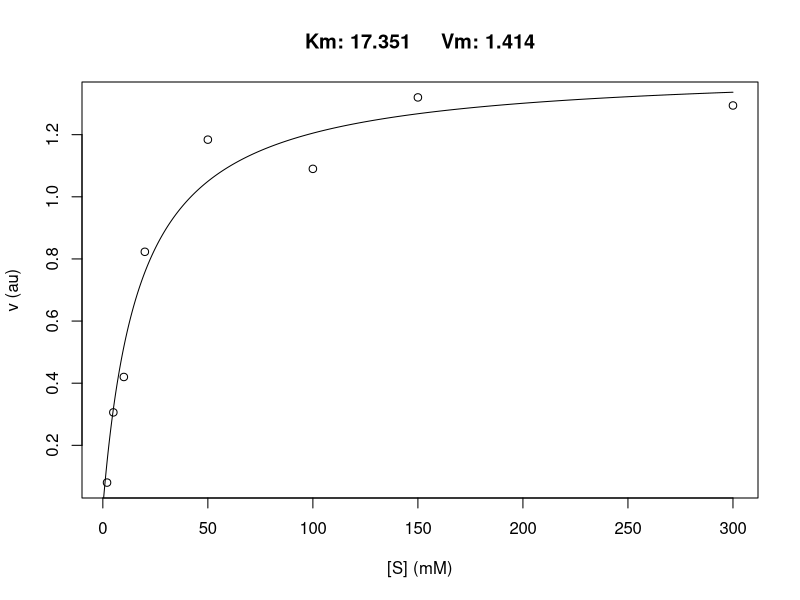
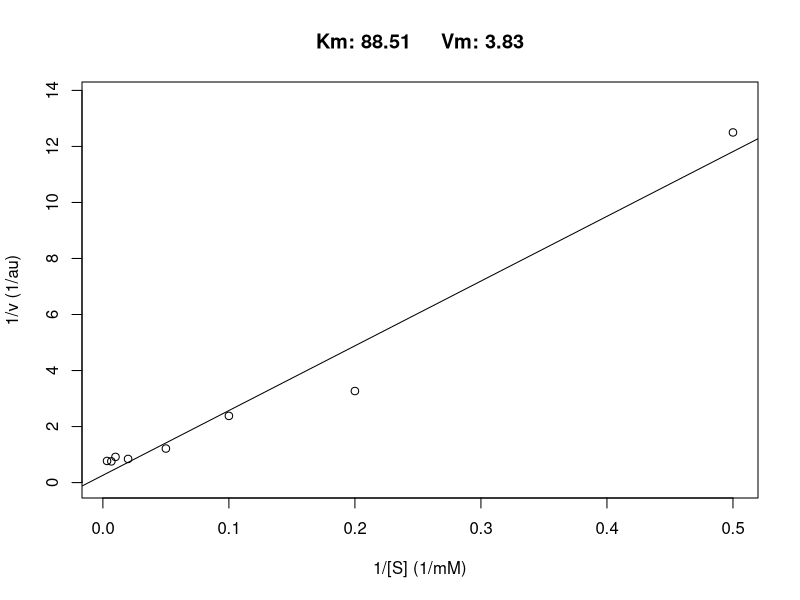
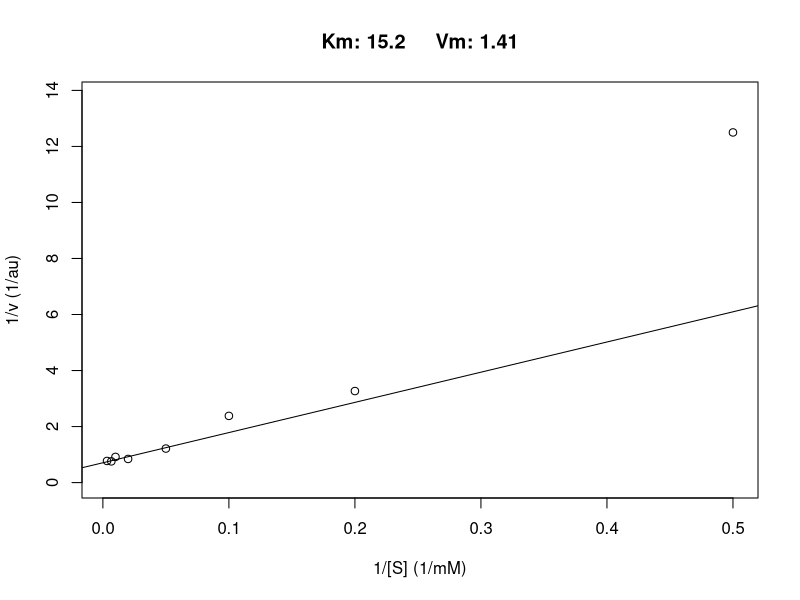

Write R code to recreate these figures, in order.
## ---- chunk 1
knitr::opts_chunk$set(echo = TRUE)
## ---- chunk 2

lb <- function(data, unit_S = 'mM', unit_v = 'au', weighting = FALSE, plot = TRUE){

  ## ---------------------------- Removing incomplete data ----------------------- ##
  data <- data[complete.cases(data), ]
  colnames(data)[1] <- 'S'

  ## -------------------------- Taking double reciprocal ----------------------------- ##
  tdata <- apply(data, MARGIN = 2, function(x)  1/x)
  tdata <- as.data.frame(round(tdata, 4))
  names(tdata)[1] <- 'inv_S'


  ## ----------------------- Replicates model fitting ----------------------------- ##
  Kms <- Vms <- R2 <- c()
  for (j in 2:ncol(tdata)){
    model <- lm(tdata[,j] ~ tdata$inv_S )
    Vm <- round(1/model$coefficients[1], 2)
    Km <- round(Vm * model$coefficients[2], 2)
    Vms <- c(Vms, Vm)
    Kms <- c(Kms, Km)
    R2 <- c(R2,  summary(model)$r.squared)
  }

  ## -------- Computing mean and sd if required of the transformed data ---------- ##
  if (ncol(tdata) > 2){
    tdata$inv_v <- round(apply(tdata[,-1], MARGIN = 1, mean), 4)
    tdata$sd <- round(apply(tdata[,-c(1, ncol(tdata))], MARGIN = 1, sd), 4)
  } else {
    names(tdata)[2] <- 'inv_v'
  }
  ## -------------------------- Mean model fitting -------------------------------- ##
  if (weighting){
    model <- lm(tdata$inv_v ~ tdata$inv_S, weights = 1/(tdata$inv_v)^4)
  } else {
    model <- lm(tdata$inv_v ~ tdata$inv_S)
  }

  Vm <- round(1/model$coefficients[1], 2)
  Km <- round(Vm * model$coefficients[2], 2)

  ## --------------------- Plotting the transformed data ------------------------- ##
  if (plot == TRUE){
    parameters <- paste('Km: ', Km, '     Vm: ', Vm, sep = "")
    plot(tdata$inv_S, tdata$inv_v, ty = 'p',
         ylim = c(0, max(tdata[,-1]) + 0.1*max(tdata[,-1])),
         xlab = paste('1/[S] (1/', unit_S, ')', sep = ""),
         ylab = paste('1/v (1/', unit_v, ')', sep = ""), main = parameters)
    abline(model)

    if (ncol(tdata) > 2){
      arrows(tdata$inv_S, tdata$inv_v - tdata$sd,
             tdata$inv_S, tdata$inv_v + tdata$sd,
             length=0.05, angle=90, code=3)
    }
  }


  fitted_parameters <- c(Km, Vm)
  names(fitted_parameters) <- c('Km', 'Vm')
  output <- list(unname(Kms), unname(Vms), R2, fitted_parameters, tdata)
  names(output) <- c('Kms', 'Vms', 'R2s', 'fitted_parameters', 'inverse_data')
  return(output)
}
## ---- chunk 3
ecb <- function(data, unit_S = 'mM', unit_v = 'au', plot = TRUE){

  ## -------------------- Variables' names ---------------------- ##
  colnames(data)[1] <- 'S'
  colnames(data)[2:length(colnames(data))] <- LETTERS[1:length(colnames(data)) - 1]
  data <- data[complete.cases(data), ]

  ## -------------------- Computing v/[S] ----------------------- ##
  if (ncol(data) > 2){
    tdata <- apply(data[,-1], MARGIN = 2, function(x)  x/data[,1])
    mean_v <- apply(data[,-1], MARGIN = 1, mean)
    mean_v_S <- apply(tdata, MARGIN = 1, mean)
  } else {
    tdata <- data[,2]/data[,1]
    mean_v <- data[,2]
    mean_v_S <- tdata
  }

  tdata <- as.data.frame(tdata)
  names(tdata)[1] <- 'v_S'
  tdata <- cbind(data, tdata)
  names(tdata)[2] <- 'v'

  nc <- ncol(data) + 1 # number of the first colum for v/S data


  ## ------------- Pair-wise intersection and median ----------- ##
  line.intersect <- function(v, v_S){
    Kms <- Vms <- c()
    for (i in 1:(length(v)-1)){
      for (j in (i+1):length(v)){
        Km <- (v[j] - v[i])/(v_S[i] - v_S[j])
        Kms <- c(Kms, Km)
        Vm <- (v_S[i]*(v[j] - v[i])/(v_S[i] - v_S[j])) + v[j]
        Vms <- c(Vms, Vm)
      }
    }
    Km <- median(Kms, na.rm = TRUE)
    Vm <- median(Vms, na.rm = TRUE)
    return(c(Km, Vm))
  }
  ## ------------------------------------------------------------ ##

  ## --------------------- Estimating Km and Vm ----------------- ##
  Kms <- Vms <- c()
  c <- 0
  for (i in 2:(nc - 1)){
    p <- line.intersect(tdata[,i], tdata[,nc + c])
    Kms <- c(p[1], Kms)
    Vms <- c(p[2], Vms)
    c <- c + 1
  }
  Km <- paste('Km: ', round(mean(Kms), 3), ' \u00b1 ', round(sd(Kms), 3), ' ', unit_S)
  Vm <- paste('Vm: ', round(mean(Vms), 3), ' \u00b1 ', round(sd(Vms), 3), ' ', unit_v)
  fitted_parameters <- c(round(mean(Kms, na.rm = TRUE), 3),  round(mean(Vms, na.rm = TRUE), 3))
  names(fitted_parameters) <- c('Km', 'Vm')

  ## --------------------- Plotting results --------------------- ##
  if (plot){
    plot(0, 0, ty = 'n',
         xlim = c(-tdata$S[nrow(tdata)], tdata$S[nrow(tdata)]),
         ylim = c(0, 3*max(tdata$v, na.rm = TRUE)),
         xlab = paste("Km (", unit_S, ")", sep = ""),
         ylab = paste("Vm (", unit_v, ")", sep = ""))

    for (i in 1:nrow(tdata)){
      points(c(0, -tdata$S[i]), c(mean_v[i], 0), pch = 20)
      abline(mean_v[i], mean_v_S[i])
    }
    abline(v = 0, lty = 2)
    abline(h = 0, lty = 2)
  }

  output <- list(fitted_parameters, Km, Vm)
  names(output) <- c('fitted_parameters', 'Km', 'Vm')
  return(output)
}
## ---- chunk 4
dir.MM <- function(data, unit_S = 'mM', unit_v = 'au', plot = TRUE){

  ## ---------------------------- Removing incomplete data ----------------------- ##
  data <- data[complete.cases(data), ]

  ## ---------------------------- Estimating the seed ---------------------------- ##
  t <- ecb(data, plot = FALSE)
  K <- t$fitted_parameters[1]
  V <- t$fitted_parameters[2]
  seed = list(Km = K, Vm = V)

  ## ----------------------------- Fitting the curve ----------------------------- ##
  names(data) <- c('S', 'v')
  model <- nls(data$v ~ (Vm * data$S)/(Km + data$S), data =  data, start = seed )

  ## --------------------------- Computuing parameters --------------------------- ##
  Km <- round(summary(model)$coefficient[1,1], 3)
  sd_Km <- round(summary(model)$coefficient[1,2], 3)

  Vm <- round(summary(model)$coefficient[2,1], 3)
  sd_Vm <- summary(model)$coefficient[2,2]

  ## --------------------------- Fitted velocity lues ---------------------------- ##
  mm.eq <- function(x) {(Vm * x)/(Km + x)}
  data$fitted_v <- mm.eq(data$S)

  ## ------------------- Plotting the transformed variables ---------------------- ##
  if (plot){
    parameters <- paste('Km: ', Km, '     Vm: ', Vm, sep = "")
    plot(data$S, data$v,
         xlab = paste("[S] (", unit_S, ")", sep = ""),
         ylab = paste("v (", unit_v, ")", sep = ""),
         main = parameters)

    x <- seq(from = 0, to = max(data$S), by = max(data$S)/1000)
    y <- mm.eq(x)
    points(x, y, ty = 'l')

  }
  
  ## --------------------------------- Output ------------------------------------ ##
  KmVm <- c(Km, Vm)
  names(KmVm) <- c("Km", "Vm")

  output <- list(KmVm, data)
  names(output) <- c('parameters', 'data')

  return(output)
}

## ---- chunk 5
data <- data.frame(S = c(2, 5,10,20,50,100,150,300),
                   v = c(0.08, 0.306, 0.420, 0.823, 1.184, 1.09, 1.32, 1.294))
## ---- chunk 6
dir.MM(data)
## ---- chunk 7
lb(data)
## ---- chunk 8
lb(data, weighting = TRUE)
